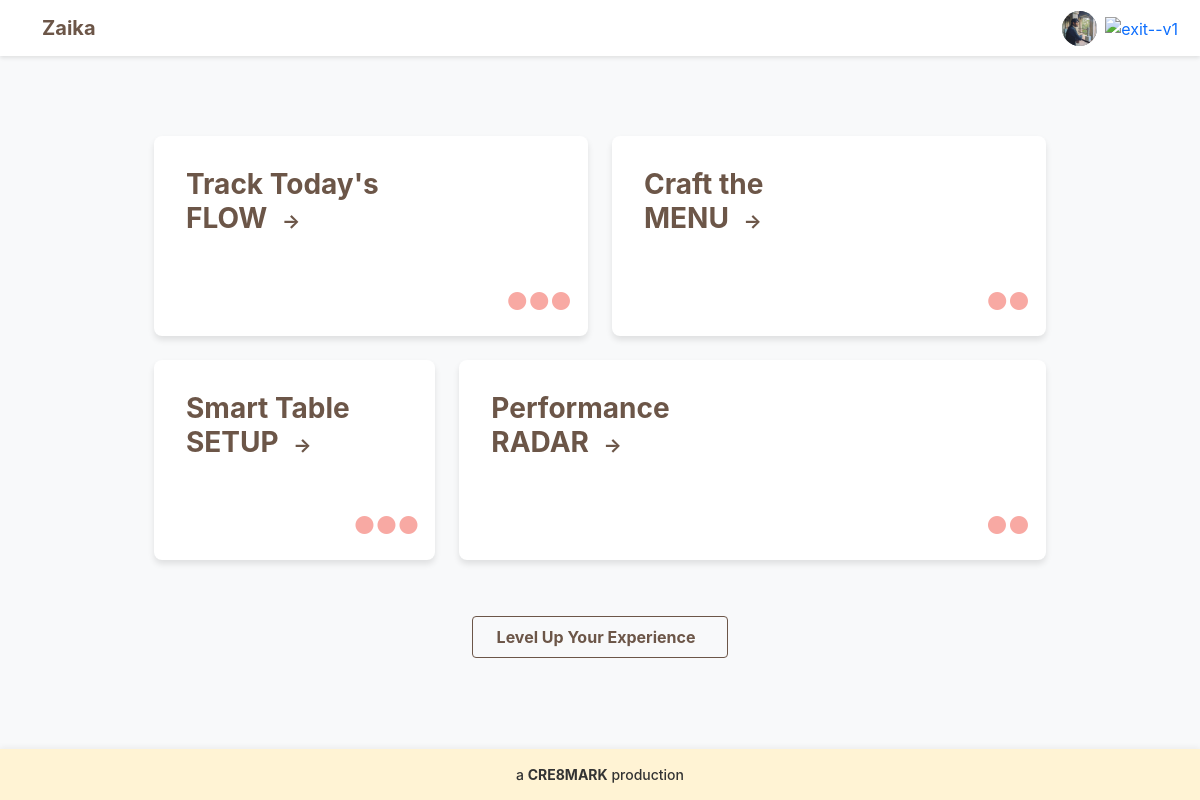
Page /RST-001/management/ (signed in) on the committed database.
### staff/models.py (models this page shows, shortened)
class Restaurant(models.Model):
    TEMPLATE_CHOICES = [
        ("starter", "Starter"),
        ("modern", "Modern"),
        ("premium", "Premium"),
        ("pictorial", "Pictorial"),
    ]
    id = models.CharField(max_length=10, primary_key=True, editable=False)  # Custom formatted IDs
    owner = models.ForeignKey(Owner, on_delete=models.CASCADE, related_name='restaurant_ownerships')
    name = models.CharField(max_length=150, default="Restaurant Name")
    address = models.TextField(default="Restaurant Address")
    phone = models.CharField(max_length=10, null=True, default="Restaurant Phone")
    email = models.EmailField(max_length=150, null=True, default="Restaurant Email")
    template = models.CharField(max_length=10, choices=TEMPLATE_CHOICES, default="starter")  # Dropdown field
    display_picture = models.ImageField(
        upload_to=restaurant_dp_upload_path,
        blank=True,
        null=True,
        default="restaurant_default_profile.jpg"
    )

### staff/views.py (the view)
# urls.py: 2. Add a URL to urlpatterns:  path('', views.home, name='home')
@login_required
@verify_restaurant_ownership
def home(request,restaurantID):
    restaurantInstance = Restaurant.objects.get(id=restaurantID)
    return render(request,"staff/home.html",{"restID":restaurantID,"restInstance":restaurantInstance})

### customer/utils.py (called while the page is built)
def verify_restaurant_ownership(view_func):
    @wraps(view_func)
    def wrapper(request, restaurantID, *args, **kwargs):
        user = request.user
        if not user.is_authenticated:
            return redirect("management-login")
        if user.is_superuser:
            restaurant = Restaurant.objects.filter(id=restaurantID).first()
        else:
            if not hasattr(user, "owner_profile"):
                logout(request)
                return redirect("management-login")
            owner = user.owner_profile
            restaurant = Restaurant.objects.filter(id=restaurantID, owner=owner).first()
        if not restaurant:
            logout(request)  # Invalidate session
            return redirect("management-login")  # Redirect to login
        return view_func(request, restaurantID, *args, **kwargs)
    return wrapper

### templates/staff/home.html (shortened to what this page needs)
{% load static %}
<!DOCTYPE html>
<html lang="en">
<head>
  <link href="https://cdn.jsdelivr.net/npm/bootstrap@5.3.0-alpha1/dist/css/bootstrap.min.css" rel="stylesheet" />
  <link href="https://cdn.jsdelivr.net/npm/feather-icons/dist/feather.min.css" rel="stylesheet" />
  <link rel="stylesheet" href="{% static 'css/staff/index.css' %}" />
  <link rel="stylesheet" href="{% static 'css/staff/home.css' %}?v=2" />
  <link rel="stylesheet" href="{% static 'css/staff/footer.css' %}?v=3" />
</head>
<body>
    <nav class="navbar navbar-expand-lg navbar-light" style="padding-left: 30px;padding-right: 10px;">
    <div class="container-fluid">
      <a class="navbar-brand" href="{% url 'management-home' restID %}">{{restInstance.name}}</a>
      <div class="d-flex align-items-center">
<div class="profile-icon-wrapper">
  <a class="profile-icon d-flex align-items-center justify-content-center text-white me-2"
       href="{% url 'management-profile' restID %}"
       style="cursor:pointer;">
    <div class="rounded-circle bg-secondary d-flex align-items-center justify-content-center"
         style="width: 35px; height: 35px; overflow: hidden;">
      <img id="profilePreview"
           src="{{ restInstance.display_picture.url }}"
           alt="DP"
           style="width: 100%; height: 100%; object-fit: cover;" />
    </div>
  </a>
</div>
        <a href="{% url 'management-logout' restID %}">
          <div class="logout">
            <img width="20" height="20" src="https://img.icons8.com/ios/50/exit--v1.png" alt="exit--v1"/>
          </div>
        </a>
      </div>
    </div>
  </nav>
  <div class="container-fluid">
    <div class="row">
      <div style="display:flex; flex-direction:row; justify-content:center; align-items:center;">
      <div class="col-md-10 content">
        <div class="container pt-5 main-content">
          <div class="row">
            <div class="col-md-6 mb-4">
              <a href="{% url 'management-orders' restID %}" class="text-decoration-none">
                <div class="dashboard-card">
                  <div class="card-body">
                    <h3>
                      Track Today's<br />FLOW
                      <span class="arrow">→</span>
                    </h3>
                    <div class="dots-container">
                      <span class="dots">●●●</span>
                    </div>
                  </div>
                </div>
              </a>
            </div>
            <div class="col-md-6 mb-4">
              <a href="{% url 'management-menu' restID %}" class="text-decoration-none">
                <div class="dashboard-card">
                  <div class="card-body">
                    <h3>
                      Craft the<br />MENU
                      <span class="arrow">→</span>
                    </h3>
                    <div class="dots-container">
                      <span class="dots">●●</span>
                    </div>
                  </div>
                </div>
              </a>
            </div>
            <div class="col-md-4 mb-4">
              <a href="{% url 'management-table' restID %}" class="text-decoration-none">
                <div class="dashboard-card">
                  <div class="card-body">
                    <h3>
                      Smart Table<br />SETUP
                      <span class="arrow">→</span>
                    </h3>
                    <div class="dots-container">
                      <span class="dots">●●●</span>
                    </div>
                  </div>
                </div>
              </a>
            </div>
            <div class="col-md-8 mb-4">
              <a href="{% url 'management-insights' restID %}" class="text-decoration-none">
                <div class="dashboard-card">
                  <div class="card-body">
                    <h3>
                      Performance<br />RADAR
                      <span class="arrow">→</span>
                    </h3>
                    <div class="dots-container">
                      <span class="dots">●●</span>
                    </div>
                  </div>
                </div>
              </a>
            </div>
          </div>
          <div class="upgrade-plan-container">
            <a href="{% url 'management-upgrade' restID %}" class="upgrade-plan">
              Level Up Your Experience
            </a>
          </div>
        </div>
      </div>
    </div>
  </div>
</div>
<footer class="footer">a <strong>CRE8MARK</strong> production</footer>
</body>
</html>

### static/css/staff/index.css (style rules this page uses)
:root { --primary-color: #6c5648; --secondary-color: #f8a9a3; --light-bg: #f8f9fa; --card-shadow: 0 4px 6px rgba(0, 0, 0, 0.1); }
body { background-color: var(--light-bg); font-family: -apple-system, BlinkMacSystemFont, "Segoe UI", Roboto, "Helvetica Neue", Arial, sans-serif; }
.navbar { background-color: white; box-shadow: 0 2px 4px rgba(0, 0, 0, 0.1); }
.navbar-brand { font-weight: bold; color: var(--primary-color); }
.content { padding: 2rem; }
.dashboard-card { background-color: white; border-radius: 0.5rem; box-shadow: var(--card-shadow); transition: transform 0.2s; height: 100%; cursor: pointer; }
.dashboard-card .card-body { padding: 2rem; }
.dashboard-card h3 { color: var(--primary-color); font-weight: bold; margin-bottom: 1rem; }
.dashboard-card .arrow { color: var(--primary-color); font-size: 1.2rem; }
.dashboard-card .dots { color: var(--secondary-color); font-size: 1.5rem; }
.upgrade-plan { display: inline-block; padding: 0.5rem 1.5rem; border: 1px solid var(--primary-color); border-radius: 0.25rem; color: var(--primary-color); text-decoration: none; font-weight: bold; transition: all 0.2s; }
a { text-decoration: none; }
.logout { position: relative; display: inline-block; cursor: pointer; }

### static/css/staff/home.css (style rules this page uses)
.dashboard-card h3 { font-size: 1.75rem; margin-bottom: 0.5rem; }
.dashboard-card .arrow { margin-left: 0.5rem; }
.dots-container { position: absolute; bottom: 1rem; right: 1rem; }
.dashboard-card { position: relative; min-height: 200px; display: flex; flex-direction: column; justify-content: center; }
.upgrade-plan-container { margin-top: 2rem; text-align: center; }

### static/css/staff/footer.css (style rules this page uses)
body { margin: 0; overflow-x: hidden; display: flex; flex-direction: column; min-height: 100vh; }
.footer { width: 100%; text-align: center; padding: 15px 10px; background-color: #fff3d4; color: #333; font-size: 14px; font-weight: 500; box-shadow: 0 -2px 6px rgba(0, 0, 0, 0.05); margin-top: auto; }

### templates/staff/home.html (style rules this page uses)
html, body { overflow: auto; -ms-overflow-style: none; scrollbar-width: none; }
.logout { position: relative; display: inline-block; cursor: pointer; }
.profile-icon-wrapper { position: relative; display: inline-block; }

### rows in the picture
Restaurant: name "Zaika", display_picture (picture)
